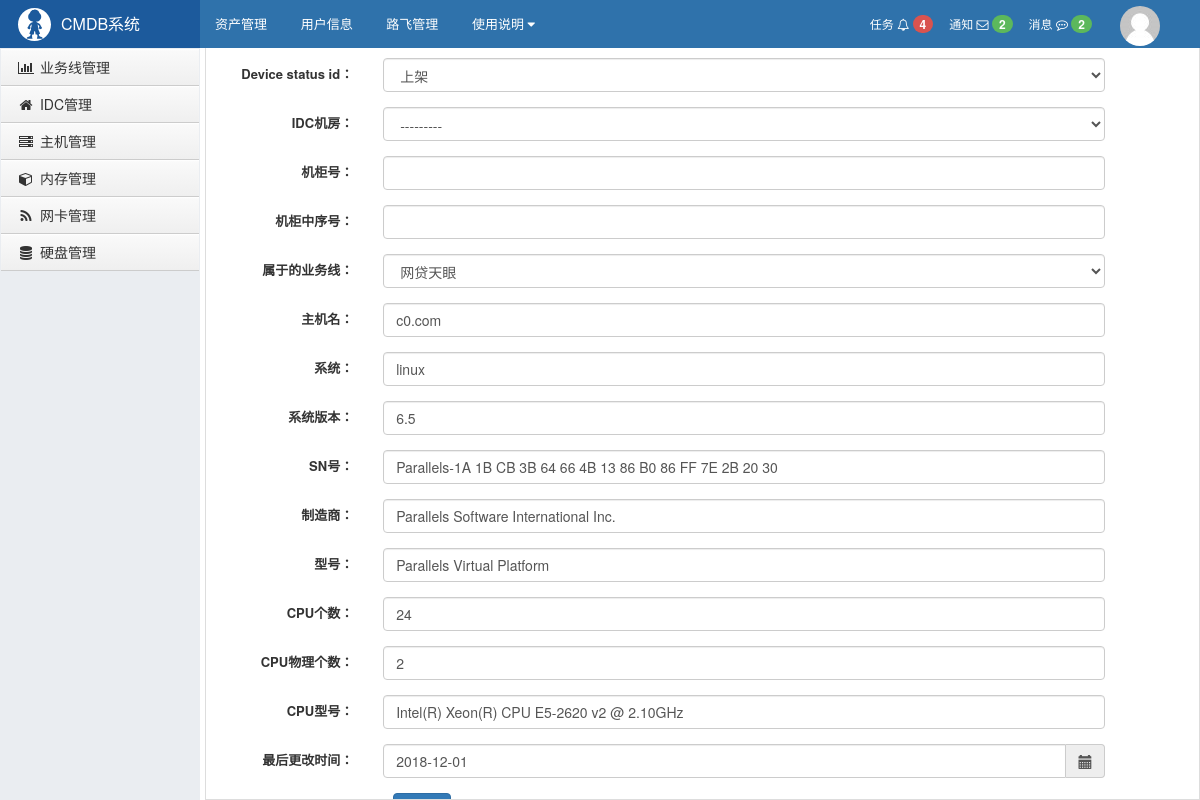
/stark/api/server/1/change/, run on the app's committed database.
### api/models.py (models this page shows, shortened)
class Server(models.Model):
    device_status_choices = (
        (1, '上架'),
        (2, '在线'),
        (3, '离线'),
        (4, '下架'),
    )
    device_status_id = models.IntegerField(choices=device_status_choices, default=1)
    idc = models.ForeignKey('IDC', verbose_name='IDC机房', null=True, blank=True)
    cabinet_num = models.CharField('机柜号', max_length=30, null=True, blank=True)
    cabinet_order = models.CharField('机柜中序号', max_length=30, null=True, blank=True)
    business_unit = models.ForeignKey('BusinessUnit', verbose_name='属于的业务线', null=True, blank=True)
    hostname = models.CharField('主机名',max_length=128, unique=True)
    os_platform = models.CharField('系统', max_length=16, null=True, blank=True)
    os_version = models.CharField('系统版本', max_length=16, null=True, blank=True)
    sn = models.CharField('SN号', max_length=64, db_index=True)
    manufacturer = models.CharField(verbose_name='制造商', max_length=64, null=True, blank=True)
    model = models.CharField('型号', max_length=64, null=True, blank=True)
    cpu_count = models.IntegerField('CPU个数', null=True, blank=True)
    cpu_physical_count = models.IntegerField('CPU物理个数', null=True, blank=True)
    cpu_model = models.CharField('CPU型号', max_length=128, null=True, blank=True)
    latest_date = models.DateField('最后更改时间',null=True)
    create_at = models.DateTimeField(auto_now_add=True, blank=True)
    class Meta:
        verbose_name_plural = "服务器表"

### stark/service/stark.py (the view)
    def change_view(self, request, pk, *args, **kwargs):
        obj = self.model_class.objects.filter(pk=pk).first()
        if not obj:
            return HttpResponse('数据不存在')
        ModelFormClass = self.get_model_form_class()
        if request.method == 'GET':
            form = ModelFormClass(request,instance=obj)
            return render(request, 'stark/change.html', {'form': form})
        form = ModelFormClass(request,data=request.POST, instance=obj)
        if form.is_valid():
            self.save(form, modify=True)
            return redirect(self.reverse_list_url())
        return render(request, 'stark/change.html', {'form': form})

### api/stark.py
class ServerModelForm(StarkModelForm):
    class Meta:
        model = models.Server
        fields = "__all__"
        widgets = {
            'latest_date': DatePickerInput(attrs={'class': 'date-picker'})
        }

### api/models.py (called while the page is built)
    def __str__(self):
        return self.name

    def __str__(self):
        return self.name

### stark/service/stark.py (called while the page is built)
    def get_model_form_class(self):
        if self.model_form_class:
            return self.model_form_class
        class AddModelForm(StarkModelForm):
            class Meta:
                model = self.model_class
                fields = "__all__"
        return AddModelForm

### stark/templates/stark/change.html (shortened to what this page needs)
{% extends 'layout.html' %}
{% load staticfiles %}
{% block content %}
    <form method="post" class="form-horizontal" novalidate>
        {% for field in form %}
            <div class="form-group">
                <label class="col-sm-2 control-label">{{ field.label }}：</label>
                <div class="col-sm-9">
                    {{ field }}
                </div>
            </div>
        {% endfor %}
        <div class="col-sm-offset-2 col-sm-9">
            <input class="btn btn-primary" type="submit" value="提 交">
        </div>
    </form>
{% endblock %}

### stark/static/stark/css/commons.css (style rules this page uses)
body { margin: 0; }

### stark/templates/layout.html (style rules this page uses)
body { margin: 0; }

### data on the page
Server: form "上架" "---------" "网贷天眼" "c0.com" "linux" "6.5" "Parallels-1A 1B CB 3B 64 66 4B 13 86 B0 86 FF 7E 2B 20 30" "Parallels Software International Inc." "Parallels Virtual Platform" "24" "2" "Intel(R) Xeon(R) CPU E5-2620 v2 @ 2.10GHz"

### other printed values
{{ field.label }} "Device status id" "IDC机房" "机柜号" "机柜中序号" "属于的业务线" "主机名" "系统" "系统版本" "SN号" "制造商" "型号" "CPU个数" "CPU物理个数" "CPU型号" "最后更改时间"
